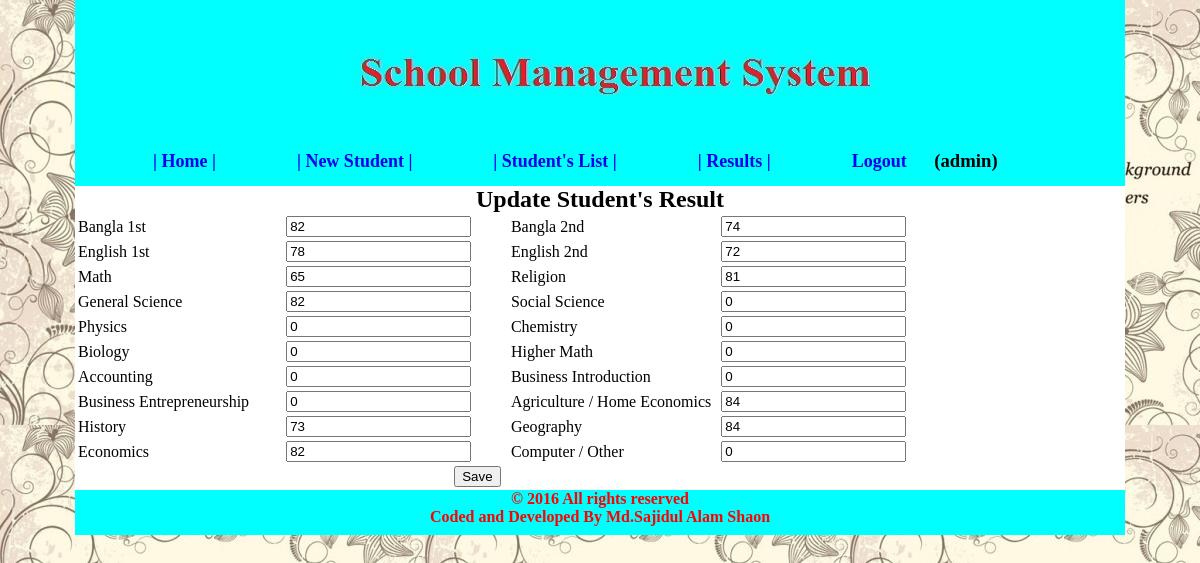
The app's page /edit_result.php?Admission_id=13 (signed in) with its own data.
### tables this page shows
CREATE TABLE IF NOT EXISTS `result_1` (
  `Admission_id` int(11) NOT NULL,
  `bangla1` float NOT NULL,
  `bangla2` float NOT NULL,
  `bangla` float NOT NULL,
  `english1` float NOT NULL,
  `english2` float NOT NULL,
  `english` float NOT NULL,
  `math` float NOT NULL,
  `religion` float NOT NULL,
  `gscience` float NOT NULL,
  `sscience` float NOT NULL,
  `science1` float NOT NULL,
  `science2` float NOT NULL,
  `science3` float NOT NULL,
  `science4` float NOT NULL,
  `commerce1` float NOT NULL,
  `commerce2` float NOT NULL,
  `commerce3` float NOT NULL,
  `commerce4` float NOT NULL,
  `arts1` float NOT NULL,
  `arts2` float NOT NULL,
  `arts3` float NOT NULL,
  `arts4` float NOT NULL,
  `total` float NOT NULL,
  `grade` varchar(10) NOT NULL,
  PRIMARY KEY (`Admission_id`)
);

### edit_result.php (the view, shortened to what this page needs)
<?php
    include("header.php");
    $userid = '';
	if(isset($_SESSION['userid'])){
		$userid = $_SESSION['userid'];
	}
    $math='';
    $religion='';
    $gscience='';
    $sscience='';
    $science1='';
    $science2='';
    $science3='';
    $science4='';
    $commerce1='';
    $commerce2='';
    $commerce3='';
    $commerce4='';
    $arts1='';
    $arts2='';
    $arts3='';
    $arts4='';
	if(isset($_POST['submit'])){
		$Admission_id = $_POST['Admission_id'];
                $bangla1 = addslashes($_POST['bangla1']);
                $bangla2 = addslashes($_POST['bangla2']);
                $english1 = addslashes($_POST['english1']);
                $english2 = addslashes($_POST['english2']);
                $math = addslashes($_POST['math']);
                $religion = addslashes($_POST['religion']);
                $gscience = addslashes($_POST['gscience']);
                $sscience = addslashes($_POST['sscience']);
                $science1 = addslashes($_POST['science1']);
                $science2 = addslashes($_POST['science2']);
                $science3 = addslashes($_POST['science3']);
                $science4 = addslashes($_POST['science4']);
                $commerce1 = addslashes($_POST['commerce1']);
                $commerce2 = addslashes($_POST['commerce2']);
                $commerce3 = addslashes($_POST['commerce3']);
                $commerce4 = addslashes($_POST['commerce4']);
                $arts1 = addslashes($_POST['arts1']);
                $arts2 = addslashes($_POST['arts2']);
                $arts3 = addslashes($_POST['arts3']);
                $arts4 = addslashes($_POST['arts4']);
                $bangla=(($bangla1+$bangla2)/2);
                $english=(($english1+$english2)/2);
		$j='0';
if($bangla>0){
$j++;
}
if($english>0){
$j++;
}
if($math>0){
$j++;
}
if($religion>0){
$j++;
}
if($gscience>0){
$j++;
}
if($sscience>0) {
$j++;
}
if($science1>0) {
$j++;
}
if($science2>0) {
$j++;
}
if($science3>0) {
$j++;
}
if($science4>0) {
$j++;
}
if($commerce1>0) {
$j++;
}
if($commerce2>0) {
$j++;
}
if($commerce3>0) {
$j++;
}
if($commerce4>0) {
$j++;
}
if($arts1>0) {
$j++;
}
if($arts2>0) {
$j++;
}
if($arts3>0) {
$j++;
}
if($arts4>0) {
$j++;
}
if($j==9){
    $j=8;
if($science4 >=0 && $science4<40){
            $science4=0;
        }
        else {
            $science4=$science4-40;
        }
        if($commerce4 >=0 && $commerce4<40){
            $commerce4=0;
        }
        else {
            $commerce4=$commerce4-40;
        }
        if($arts4 >=0 && $arts4<40){
            $arts4=0;
        }
        else {
            $arts4=$arts4-40;
        }
}
      $total=($bangla+$english+$math+$religion+$gscience+$sscience+$science1+$science2+$science3+$science4+$commerce1+$commerce2+$commerce3+$commerce4+$arts1+$arts2+$arts3+$arts4);
if($j==8){
if($science4>0){
            $science4=$science4+40;
        }
if($commerce4>0){
            $commerce4=$commerce4+40;
        }
if($arts4>0){
            $arts4=$arts4+40;
        }
}
if(($total/$j)>=80) {
$grade='A+';
}
if(($total/$j)<80 && ($total/$j)>=70) {
$grade='A';
}
if(($total/$j)<70 && ($total/$j)>=60) {
$grade='A-';
}
if(($total/$j)<60 && ($total/$j)>=50) {
$grade='B';
}
if(($total/$j)<50 && ($total/$j)>=40) {
$grade='C';
}
if(($total/$j)<40 && ($total/$j)>=33) {
$grade='D';
}
if(($total/$j)<33){
$grade='F';
}
                if($total && $Admission_id){
			mysql_query("UPDATE `result_$userid` SET  bangla1='$bangla1' , bangla2='$bangla2' , bangla='$bangla' , english1='$english1' , english2='$english2' , english='$english' , math='$math' ,religion='$religion', gscience='$gscience',sscience='$sscience',science1='$science1',science2='$science2',science3='$science3',science4='$science4',commerce1='$commerce1',commerce2='$commerce2',commerce3='$commerce3',commerce4='$commerce4',arts1='$arts1',arts2='$arts2',arts3='$arts3',arts4='$arts4',total='$total',grade='$grade' WHERE Admission_id='$Admission_id'");
			header("Location: result.php?msg=updated");
		}
	}else if(isset($_GET['Admission_id']) && $_GET['Admission_id']){
        $Admission_id=$_GET['Admission_id'];
        $query = mysql_query("SELECT * FROM `result_$userid` WHERE Admission_id='$Admission_id'");
        $row = mysql_fetch_object($query);
        if(isset($row->Admission_id)){
            $bangla1=$row->bangla1;
            $bangla2=$row->bangla2;
            $english1=$row->english1;
            $english2=$row->english2;
            $math=$row->math;
            $religion=$row->religion;
            $gscience=$row->gscience;
            $sscience=$row->sscience;
            $science1=$row->science1;
            $science2=$row->science2;
            $science3=$row->science3;
            $science4=$row->science4;
            $commerce1=$row->commerce1;
            $commerce2=$row->commerce2;
            $commerce3=$row->commerce3;
            $commerce4=$row->commerce4;
            $arts1=$row->arts1;
            $arts2=$row->arts2;
            $arts3=$row->arts3;
            $arts4=$row->arts4;
          }
    }else{
		header("Location: result.php");
	}
?>
<h2 align="center">Update Student's Result<br/></h2>
	<form method="post" action="">
		<table width="80%">
            <tr>
                <td>Bangla 1st</td>
                <td><input type="number" name="bangla1" value="<?php echo $bangla1;  ?>" /></td>
                <td>Bangla 2nd</td>
                <td><input type="number" name="bangla2" value="<?php echo $bangla2;  ?>" /></td>
            </tr>
            <tr>
                <td>English 1st</td>
                <td><input type="number" name="english1" value="<?php echo $english1;  ?>" /></td>
                <td>English 2nd</td>
                <td><input type="number" name="english2" value="<?php echo $english2;  ?>" /></td>
            </tr>
            <tr>
                <td>Math</td>
                <td><input type="number" name="math" value="<?php echo $math;  ?>" /></td>
                <td>Religion</td>
                <td><input type="number" name="religion" value="<?php echo $religion;  ?>" /></td>
            </tr>
            <tr>
                <td>General Science</td>
                <td><input type="number" name="gscience" value="<?php echo $gscience;  ?>" /></td>
                <td>Social Science</td>
                <td><input type="number" name="sscience" value="<?php echo $sscience;  ?>" /></td>
            </tr>
            <tr>
                <td>Physics</td>
                <td><input type="number" name="science1" value="<?php echo $science1;  ?>" /></td>
                <td>Chemistry</td>
                <td><input type="number" name="science2" value="<?php echo $science2;  ?>" /></td>
            </tr>
            <tr>
                <td>Biology</td>
                <td><input type="number" name="science3" value="<?php echo $science3;  ?>" /></td>
                <td>Higher Math</td>
                <td><input type="number" name="science4" value="<?php echo $science4;  ?>" /></td>
            </tr>
            <tr>
                <td>Accounting</td>
                <td><input type="number" name="commerce1" value="<?php echo $commerce1;  ?>" /></td>
                <td>Business Introduction</td>
                <td><input type="number" name="commerce2" value="<?php echo $commerce2;  ?>" /></td>
            </tr>
            <tr>
                <td>Business Entrepreneurship</td>
                <td><input type="number" name="commerce3" value="<?php echo $commerce3;  ?>" /></td>
                <td>Agriculture / Home Economics</td>
                <td><input type="number" name="commerce4" value="<?php echo $commerce4;  ?>" /></td>
            </tr>
            <tr>
                <td>History</td>
                <td><input type="number" name="arts1" value="<?php echo $arts1;  ?>" /></td>
                <td>Geography</td>
                <td><input type="number" name="arts2" value="<?php echo $arts2;  ?>" /></td>
            </tr>
            <tr>
                <td>Economics</td>
                <td><input type="number" name="arts3" value="<?php echo $arts3;  ?>" /></td>
                <td>Computer / Other</td>
                <td><input type="number" name="arts4" value="<?php echo $arts4;  ?>" /></td>
            </tr>
              <tr>
		<td colspan="2" align="center"><input style="margin-left: 370px;" type="submit" name="submit" value="Save" /></td>
              </tr>
        </table>
     </form>
<?php
	include("footer.php");
?>

### css/style.css (style rules this page uses)
* { margin: 0; }
body { margin: 0; }

### records on screen
result_1: bangla1 "82", bangla2 "74", english1 "78", english2 "72", math "65", religion "81", gscience "82", sscience "0", science1 "0", science2 "0", science3 "0", science4 "0", commerce1 "0", commerce2 "0", commerce3 "0", commerce4 "84", arts1 "73", arts2 "84", arts3 "82", arts4 "0"

### other values on screen
$username "admin"
